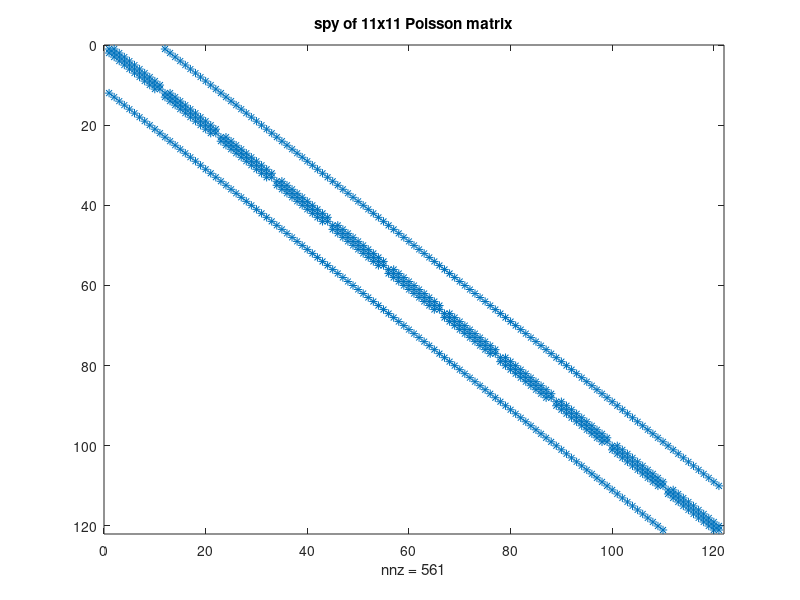

Write MATLAB code to recreate this figure. (Note: this script raises an error after producing the figure.)
%%%%%%%%%%%%%%%%%%%%%%%%%%%%%%%%%%%%%%%%%%%%%%%%%%%%%%
% Finite Element Methods HW4. 
% This is the answer to Question 1
%%%%%%%%%%%%%%%%%%%%%%%%%%%%%%%%%%%%%%%%%%%%%%%%%%%%%%

figure();
    A = gallery('poisson',11);
    subplot(1,1,1),spy(A),title('spy of 11x11 Poisson matrix');


methods = ["Jacobi"; 
    "Block Jacobi"; 
    "Gauss-Siedel"; 
    "Block Gauss-Siedel"; 
    "Symmetric Gauss-Siedel";
    "Block Symmetric Gauss-Siedel";
    "SOR, omega = 1.6";
    "Block SOR, omega = 1.5"];

iterations = [k_J;
    k_BJ;
    k_GS;
    k_BGS;
    k_SGS;
    k_BSGS;
    k_SOR;
    k_BSOR];


for i = [11, 31, 63]

    A = gallery('poisson',i);
    I = eye(size(A,1));
    b = ones(size(A,1),1);
    x = zeros(size(A,1),1);
    tol = 10^-6;

    %Jacobi
    M = diag(diag(A));
    [x_J,k_J] = statit(A,M,[], b, x,tol);
    D = M;
    
    %Block Jacobi
    
    M = triu(tril(A,1),-1);
    D_B = M;
    
    [x_BJ,k_BJ] = statit(A,M,[], b, x,tol);
    
    %Gauss-Siedel
    
    M = tril(A); 
    
    [x_GS,k_GS] = statit(A,M,[], b, x,tol);
    
    
    %Block Gauss-Siedel
    
    M = tril(A,1);
    
    [x_BGS,k_BGS] = statit(A,M,[], b, x,tol);
    
    %Symmetric Gauss-Siedel
    
    M_1 = tril(A)/sqrt(D);
    M_2 = transpose(M_1);
    M = M_1*M_2;
    
    [x_SGS,k_SGS] = statit(A,M,M_2, b, x,tol);
    
    %Block symmetric Gauss-Siedel
    
    M_1 = tril(A,1)/chol(D_B);
    M_2 = transpose(M_1);
    M = M_1*M_2;
    
    [x_BSGS,k_BSGS] = statit(A,M,M_2, b, x,tol);
    
    %SOR (omega = 1.6)
    
    omega = 1.6;
    M = D/omega + tril(A,-1);
    
    [x_SOR,k_SOR] = statit(A,M,[], b, x,tol);
    
    %Block SOR (omega = 1.5)
    
    omega = 1.5;
    M = D_B/omega + tril(A,-3);
    
    [x_BSOR,k_BSOR] = statit(A,M,[], b, x,tol);
    
    %Final output
    disp("Iterations for Poisson matrix on an " + i + " by "+i+" grid is:")

    table(methods, iterations)
end
